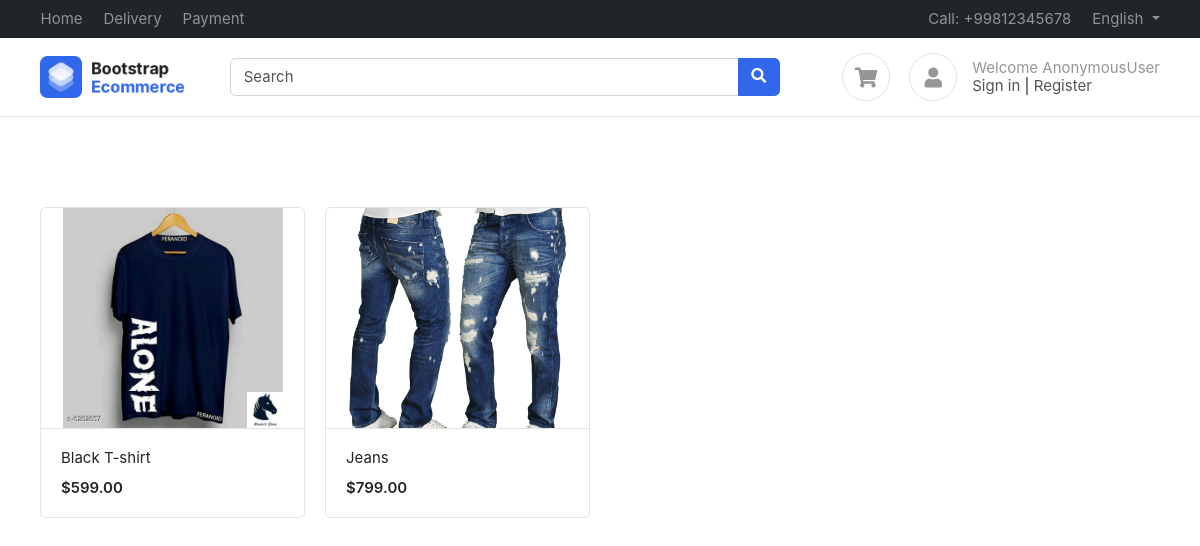
The page / on the database its author committed.
### products/models.py (models this page shows, shortened)
class Product(BaseModel):
    product_name = models.CharField(max_length=200)
    category = models.ForeignKey(
        Category, on_delete=models.CASCADE, related_name='products')
    price = models.IntegerField()
    product_description = models.TextField()
    slug = models.SlugField(unique=True, null=True, blank=True)
    color_variant = models.ManyToManyField(ColorVariant, blank=True)
    size_variant = models.ManyToManyField(SizeVariant, blank=True)

class ProductImage(BaseModel):
    product = models.ForeignKey(
        Product, on_delete=models.CASCADE, related_name='product_images')
    image = models.ImageField(upload_to='product')

### home/views.py (the view)
# urls.py: path('', home_page, name='home_page')
def home_page(request):
    context = {'products': Product.objects.all()}
    return render(request, 'home/home_page.html', context)

### templates/home/home_page.html
{% extends 'base/base.html' %} {% block content %}
<div class="container mt-5 pt-5">
	<div class="row">
		{% for product in products %}
		<div class="col-md-3">
			<figure class="card card-product-grid">
				<div class="img-wrap"> <img src="/media/{{product.product_images.first.image}}"> </div>
				<figcaption class="info-wrap border-top">
					<a href="{% url 'get_product' product.slug %}" class="title">{{ product.product_name }}</a>
					<div class="price mt-2">${{ product.price }}.00</div>
				</figcaption>
			</figure>
		</div>
		{% endfor %}
	</div>
</div>
{% endblock %}

### public/static/css/ui.css (style rules this page uses)
html { font-family: 'Inter', sans-serif; font-size: 15px; }
.img-wrap { text-align: center; display: block; }
.img-wrap img { max-width: 100%; }
figure { margin-bottom: 0; }
.card .title { color: #212529; }
[class*='card-product'] a.title { color: #212529; display: block; }
[class*='card-product'] .img-wrap { overflow: hidden; position: relative; }
[class*='card-product'] .img-wrap img { height: 100%; max-width: 100%; width: auto; display: inline-block; object-fit: cover; }
.card-product-grid { margin-bottom: 20px; }
.card-product-grid .img-wrap { border-radius: 0.2rem 0.2rem 0 0; height: 220px; }
.card-product-grid .info-wrap { overflow: hidden; padding: 18px 20px; }
.card .img-wrap { overflow: hidden; }
.price { font-weight: 600; color: #212529; }

### rows shown on the page
Product: product_images.first.image (picture), product_name "Black T-shirt", price "599"
Product: product_images.first.image (picture), product_name "Jeans", price "799"

### other values the page prints
{{ request.user }} "AnonymousUser"
